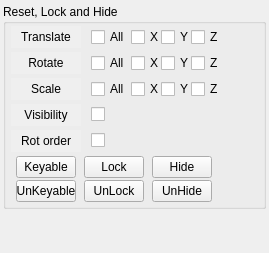
     <widget class="QWidget" name="SRT_Tab">
      <property name="autoFillBackground">
       <bool>true</bool>
      </property>
      <attribute name="title">
       <string>SRT</string>
      </attribute>
      <layout class="QVBoxLayout" name="verticalLayout_8">
       <property name="spacing">
        <number>4</number>
       </property>
       <property name="leftMargin">
        <number>3</number>
       </property>
       <property name="topMargin">
        <number>4</number>
       </property>
       <property name="rightMargin">
        <number>3</number>
       </property>
       <property name="bottomMargin">
        <number>4</number>
       </property>
       <item>
        <widget class="QGroupBox" name="LockAndHide_grp">
         <property name="title">
          <string>Reset, Lock and Hide</string>
         </property>
         <layout class="QHBoxLayout" name="horizontalLayout_12">
          <property name="spacing">
           <number>4</number>
          </property>
          <property name="leftMargin">
           <number>2</number>
          </property>
          <property name="topMargin">
           <number>2</number>
          </property>
          <property name="rightMargin">
           <number>2</number>
          </property>
          <property name="bottomMargin">
           <number>4</number>
          </property>
          <item>
           <layout class="QVBoxLayout" name="verticalLayout_2">
            <property name="bottomMargin">
             <number>0</number>
            </property>
            <item>
             <layout class="QGridLayout" name="lh_gridLayout_01">
              <property name="leftMargin">
               <number>3</number>
              </property>
              <property name="horizontalSpacing">
               <number>0</number>
              </property>
              <item row="0" column="0">
               <widget class="QPushButton" name="r_translate_btn">
                <property name="maximumSize">
                 <size>
                  <width>70</width>
                  <height>16777215</height>
                 </size>
                </property>
                <property name="autoFillBackground">
                 <bool>true</bool>
                </property>
                <property name="text">
                 <string>Translate</string>
                </property>
                <property name="flat">
                 <bool>true</bool>
                </property>
               </widget>
              </item>
              <item row="1" column="5">
               <widget class="QCheckBox" name="lh_ry_check">
                <property name="maximumSize">
                 <size>
                  <width>30</width>
                  <height>16777215</height>
                 </size>
                </property>
                <property name="text">
                 <string>Y</string>
                </property>
               </widget>
              </item>
              <item row="3" column="0">
               <widget class="QPushButton" name="r_visibility_btn">
                <property name="maximumSize">
                 <size>
                  <width>70</width>
                  <height>16777215</height>
                 </size>
                </property>
                <property name="autoFillBackground">
                 <bool>true</bool>
                </property>
                <property name="text">
                 <string>Visibility</string>
                </property>
                <property name="flat">
                 <bool>true</bool>
                </property>
               </widget>
              </item>
              <item row="2" column="0">
               <widget class="QPushButton" name="r_scale_btn">
                <property name="maximumSize">
                 <size>
                  <width>70</width>
                  <height>16777215</height>
                 </size>
                </property>
                <property name="autoFillBackground">
                 <bool>true</bool>
                </property>
                <property name="text">
                 <string>Scale</string>
                </property>
                <property name="flat">
                 <bool>true</bool>
                </property>
               </widget>
              </item>
              <item row="2" column="5">
               <widget class="QCheckBox" name="lh_sy_check">
                <property name="maximumSize">
                 <size>
                  <width>30</width>
                  <height>16777215</height>
                 </size>
                </property>
                <property name="text">
                 <string>Y</string>
                </property>
               </widget>
              </item>
              <item row="2" column="4">
               <widget class="QCheckBox" name="lh_sx_check">
                <property name="maximumSize">
                 <size>
                  <width>30</width>
                  <height>16777215</height>
                 </size>
                </property>
                <property name="text">
                 <string>X</string>
                </property>
               </widget>
              </item>
              <item row="1" column="2">
               <widget class="QCheckBox" name="lh_rall_check">
                <property name="maximumSize">
                 <size>
                  <width>35</width>
                  <height>16777215</height>
                 </size>
                </property>
                <property name="text">
                 <string>All</string>
                </property>
               </widget>
              </item>
              <item row="0" column="3">
               <spacer name="horizontalSpacer_2">
                <property name="orientation">
                 <enum>Qt::Horizontal</enum>
                </property>
                <property name="sizeType">
                 <enum>QSizePolicy::Fixed</enum>
                </property>
                <property name="sizeHint" stdset="0">
                 <size>
                  <width>5</width>
                  <height>20</height>
                 </size>
                </property>
               </spacer>
              </item>
              <item row="1" column="4">
               <widget class="QCheckBox" name="lh_rx_check">
                <property name="maximumSize">
                 <size>
                  <width>30</width>
                  <height>16777215</height>
                 </size>
                </property>
                <property name="text">
                 <string>X</string>
                </property>
               </widget>
              </item>
              <item row="2" column="6">
               <widget class="QCheckBox" name="lh_sz_check">
                <property name="maximumSize">
                 <size>
                  <width>30</width>
                  <height>16777215</height>
                 </size>
                </property>
                <property name="text">
                 <string>Z</string>
                </property>
               </widget>
              </item>
              <item row="0" column="5">
               <widget class="QCheckBox" name="lh_ty_check">
                <property name="maximumSize">
                 <size>
                  <width>30</width>
                  <height>16777215</height>
                 </size>
                </property>
                <property name="text">
                 <string>Y</string>
                </property>
               </widget>
              </item>
              <item row="0" column="6">
               <widget class="QCheckBox" name="lh_tz_check">
                <property name="maximumSize">
                 <size>
                  <width>30</width>
                  <height>16777215</height>
                 </size>
                </property>
                <property name="text">
                 <string>Z</string>
                </property>
               </widget>
              </item>
              <item row="1" column="6">
               <widget class="QCheckBox" name="lh_rz_check">
                <property name="maximumSize">
                 <size>
                  <width>30</width>
                  <height>16777215</height>
                 </size>
                </property>
                <property name="text">
                 <string>Z</string>
                </property>
               </widget>
              </item>
              <item row="3" column="2">
               <widget class="QCheckBox" name="lh_vis_check">
                <property name="maximumSize">
                 <size>
                  <width>35</width>
                  <height>16777215</height>
                 </size>
                </property>
                <property name="text">
                 <string/>
                </property>
               </widget>
              </item>
              <item row="0" column="4">
               <widget class="QCheckBox" name="lh_tx_check">
                <property name="maximumSize">
                 <size>
                  <width>30</width>
                  <height>16777215</height>
                 </size>
                </property>
                <property name="text">
                 <string>X</string>
                </property>
               </widget>
              </item>
              <item row="2" column="2">
               <widget class="QCheckBox" name="lh_sall_check">
                <property name="maximumSize">
                 <size>
                  <width>35</width>
                  <height>16777215</height>
                 </size>
                </property>
                <property name="text">
                 <string>All</string>
                </property>
               </widget>
              </item>
              <item row="0" column="2">
               <widget class="QCheckBox" name="lh_tall_check">
                <property name="maximumSize">
                 <size>
                  <width>35</width>
                  <height>16777215</height>
                 </size>
                </property>
                <property name="text">
                 <string>All</string>
                </property>
               </widget>
              </item>
              <item row="1" column="0">
               <widget class="QPushButton" name="r_rotate_btn">
                <property name="maximumSize">
                 <size>
                  <width>70</width>
                  <height>16777215</height>
                 </size>
                </property>
                <property name="autoFillBackground">
                 <bool>true</bool>
                </property>
                <property name="text">
                 <string>Rotate</string>
                </property>
                <property name="flat">
                 <bool>true</bool>
                </property>
               </widget>
              </item>
              <item row="4" column="2">
               <widget class="QCheckBox" name="lh_rotateorder_check">
                <property name="maximumSize">
                 <size>
                  <width>35</width>
                  <height>16777215</height>
                 </size>
                </property>
                <property name="text">
                 <string/>
                </property>
               </widget>
              </item>
              <item row="4" column="0">
               <widget class="QPushButton" name="r_rotateorder_btn">
                <property name="maximumSize">
                 <size>
                  <width>70</width>
                  <height>16777215</height>
                 </size>
                </property>
                <property name="autoFillBackground">
                 <bool>true</bool>
                </property>
                <property name="text">
                 <string>Rot order</string>
                </property>
                <property name="flat">
                 <bool>true</bool>
                </property>
               </widget>
              </item>
              <item row="0" column="1">
               <spacer name="horizontalSpacer_8">
                <property name="orientation">
                 <enum>Qt::Horizontal</enum>
                </property>
                <property name="sizeType">
                 <enum>QSizePolicy::Fixed</enum>
                </property>
                <property name="sizeHint" stdset="0">
                 <size>
                  <width>10</width>
                  <height>20</height>
                 </size>
                </property>
               </spacer>
              </item>
             </layout>
            </item>
            <item>
             <layout class="QGridLayout" name="lh_gridLayout_02">
              <property name="leftMargin">
               <number>1</number>
              </property>
              <property name="rightMargin">
               <number>1</number>
              </property>
              <property name="horizontalSpacing">
               <number>1</number>
              </property>
              <property name="verticalSpacing">
               <number>2</number>
              </property>
              <item row="0" column="2">
               <widget class="QPushButton" name="lh_h_btn">
                <property name="maximumSize">
                 <size>
                  <width>60</width>
                  <height>16777215</height>
                 </size>
                </property>
                <property name="text">
                 <string>Hide</string>
                </property>
               </widget>
              </item>
              <item row="0" column="0">
               <widget class="QPushButton" name="lh_k_btn">
                <property name="maximumSize">
                 <size>
                  <width>60</width>
                  <height>16777215</height>
                 </size>
                </property>
                <property name="text">
                 <string>Keyable</string>
                </property>
               </widget>
              </item>
              <item row="1" column="2">
               <widget class="QPushButton" name="lh_uh_btn">
                <property name="maximumSize">
                 <size>
                  <width>60</width>
                  <height>16777215</height>
                 </size>
                </property>
                <property name="text">
                 <string>UnHide</string>
                </property>
               </widget>
              </item>
              <item row="1" column="1">
               <widget class="QPushButton" name="lh_ul_btn">
                <property name="maximumSize">
                 <size>
                  <width>60</width>
                  <height>16777215</height>
                 </size>
                </property>
                <property name="text">
                 <string>UnLock</string>
                </property>
               </widget>
              </item>
              <item row="1" column="0">
               <widget class="QPushButton" name="lh_uk_btn">
                <property name="maximumSize">
                 <size>
                  <width>60</width>
                  <height>16777215</height>
                 </size>
                </property>
                <property name="text">
                 <string>UnKeyable</string>
                </property>
               </widget>
              </item>
              <item row="0" column="1">
               <widget class="QPushButton" name="lh_l_btn">
                <property name="maximumSize">
                 <size>
                  <width>60</width>
                  <height>16777215</height>
                 </size>
                </property>
                <property name="text">
                 <string>Lock</string>
                </property>
               </widget>
              </item>
             </layout>
            </item>
           </layout>
          </item>
          <item>
           <spacer name="horizontalSpacer_7">
            <property name="orientation">
             <enum>Qt::Horizontal</enum>
            </property>
            <property name="sizeHint" stdset="0">
             <size>
              <width>40</width>
              <height>20</height>
             </size>
            </property>
           </spacer>
          </item>
         </layout>
        </widget>
       </item>
       <item>
        <spacer name="verticalSpacer_3">
         <property name="orientation">
          <enum>Qt::Vertical</enum>
         </property>
         <property name="sizeHint" stdset="0">
          <size>
           <width>20</width>
           <height>40</height>
          </size>
         </property>
        </spacer>
       </item>
      </layout>
     </widget>
